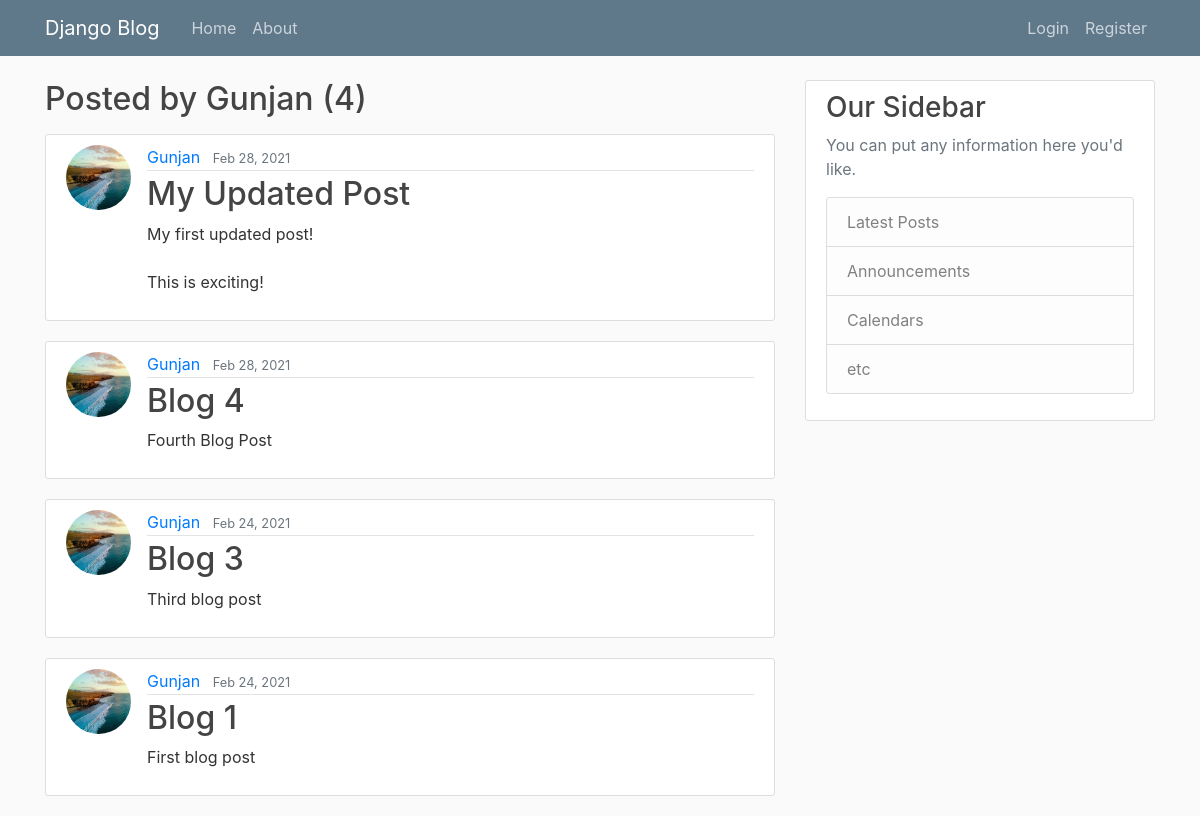
The app's page /user/Gunjan, older data.
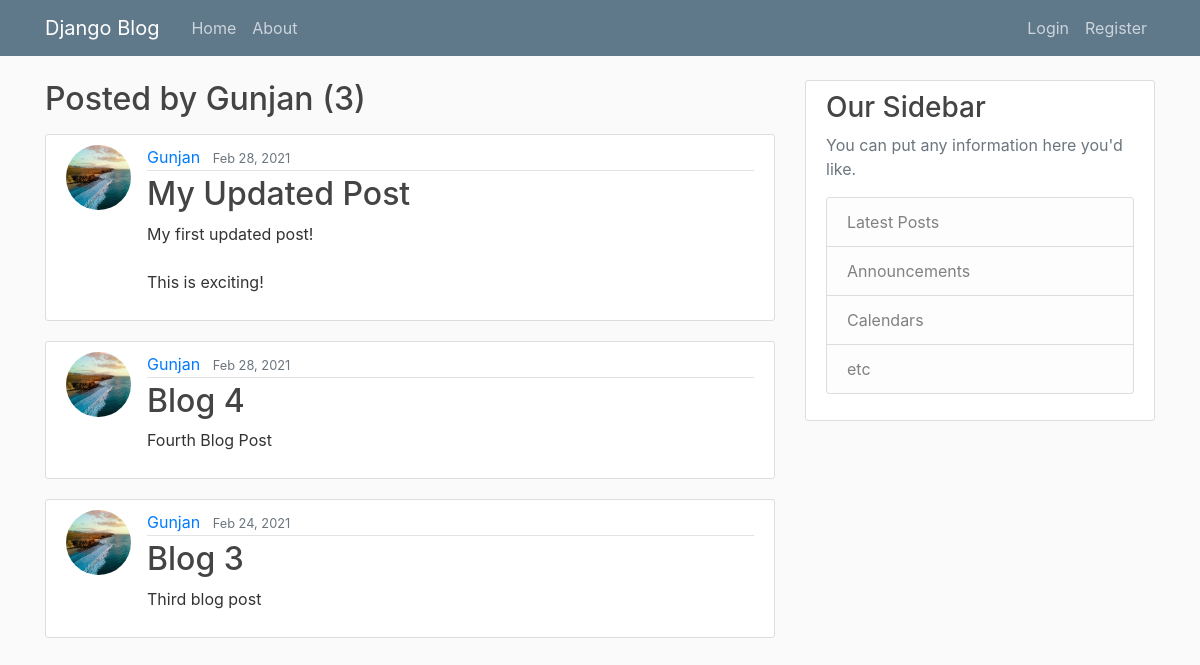
The same page, newer data.
### blog/models.py (models this page shows, shortened)
class Post(models.Model):
	title = models.CharField(max_length = 50)
	content = models.TextField()
	date_posted = models.DateTimeField( default = timezone.now)
	author = models.ForeignKey( User, on_delete = models.CASCADE )

### users/models.py (models this page shows, shortened)
class Profile(models.Model):
	user = models.OneToOneField(User, on_delete = models.CASCADE)
	image = models.ImageField(default = 'default.jpg', upload_to='profile_pics')

### blog/views.py (the view)
# urls.py: path('user/<str:username>', UserPostListView.as_view(), name="user-posts"),
class UserPostListView(ListView):
	model = Post
	template_name = 'blog/user_posts.html'
	context_object_name = 'posts'
	paginate_by = 5
	def get_queryset(self):
		user = get_object_or_404(User, username = self.kwargs.get('username'))
		return Post.objects.filter(author=user).order_by('-date_posted')

### blog/templates/blog/user_posts.html (shortened to what this page needs)
{% extends 'blog/base.html' %}
{% block content %}
	<h2 class="mb-3"> Posted by {{ view.kwargs.username }} ({{ page_obj.paginator.count }}) </h2>
	{% for post in posts %}
		<article class="media content-section">
		<img class="rounded-circle article-img" src="{{ post.author.profile.image.url }}">
		  <div class="media-body">
		    <div class="article-metadata">
		      <a class="mr-2" href="{% url 'user-posts' post.author.username %}">{{ post.author }}</a>
		      <small class="text-muted">{{ post.date_posted| date:"M j, Y" }}</small>
		    </div>
		    <h2><a class="article-title" href="{% url 'post-detail' post.id %}">{{ post.title }}</a></h2>
		    <p class="article-content">{{ post.content }}</p>
		  </div>
		</article>
	{% endfor %}
{% endblock content %}

### blog/templates/blog/base.html (shortened to what this page needs)
{% load static %}
<!DOCTYPE html>
<html>
<head>
    <link rel="stylesheet" href="https://stackpath.bootstrapcdn.com/bootstrap/4.3.1/css/bootstrap.min.css">
    <link rel="stylesheet" type="text/css" href="{% static 'blog/main.css'%}">
</head>
<body>
	<header class="site-header">
	  <nav class="navbar navbar-expand-md navbar-dark bg-steel fixed-top">
	    <div class="container">
	      <a class="navbar-brand mr-4" href="{% url 'blog-home' %}">Django Blog</a>
	      <div class="collapse navbar-collapse" id="navbarToggle">
	        <div class="navbar-nav mr-auto">
	          <a class="nav-item nav-link" href="{% url 'blog-home' %}">Home</a>
	          <a class="nav-item nav-link" href="{% url 'blog-about' %}">About</a>
	        </div>
	        <div class="navbar-nav">
	        	{% if user.is_authenticated %}
	        		<a class="nav-item nav-link" href="{% url 'profile' %}">Profile</a>
	        		<a class="nav-item nav-link" href="{% url 'logout' %}">Logout</a>
	        	{% else %}
		          <a class="nav-item nav-link" href="{% url 'login' %}">Login</a>
		          <a class="nav-item nav-link" href="{% url 'register' %}">Register</a>
	          	{% endif %}
	        </div>
	      </div>
	    </div>
	  </nav>
	</header>
	<main role="main" class="container">
	  <div class="row">
	    <div class="col-md-8">
	      {% block content %}{% endblock %}
	    </div>
	    <div class="col-md-4">
	      <div class="content-section">
	        <h3>Our Sidebar</h3>
	        <p class='text-muted'>You can put any information here you'd like.
	          <ul class="list-group">
	            <li class="list-group-item list-group-item-light">Latest Posts</li>
	            <li class="list-group-item list-group-item-light">Announcements</li>
	            <li class="list-group-item list-group-item-light">Calendars</li>
	            <li class="list-group-item list-group-item-light">etc</li>
	          </ul>
	        </p>
	      </div>
	    </div>
	  </div>
	</main>
</body>
</html>

### blog/static/blog/main.css (style rules this page uses)
body { background: #fafafa; color: #333333; margin-top: 5rem; }
h1, h2, h3, h4, h5, h6 { color: #444444; }
ul { margin: 0; }
.bg-steel { background-color: #5f788a; }
.site-header .navbar-nav .nav-link { color: #cbd5db; }
.content-section { background: #ffffff; padding: 10px 20px; border: 1px solid #dddddd; border-radius: 3px; margin-bottom: 20px; }
.article-title { color: #444444; }
.article-content { white-space: pre-line; }
.article-img { height: 65px; width: 65px; margin-right: 16px; }
.article-metadata { padding-bottom: 1px; margin-bottom: 4px; border-bottom: 1px solid #e3e3e3 }

Row changes from the older to the newer data that the page shows:
removed Post: author.profile.image (picture), author "Gunjan", date_posted "Feb 24, 2021", title "Blog 1", content "First blog post"
Text that changed along with them:
{{ page_obj.paginator.count }}: "4" → "3"
